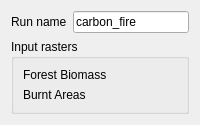
                            <widget class="QWidget" name="CARBON_FIRE_">
                              <layout class="QFormLayout" name="formLayout_12">
                                <item row="0" column="0">
                                  <widget class="QLabel" name="label_62">
                                    <property name="text">
                                      <string>Run name</string>
                                    </property>
                                  </widget>
                                </item>
                                <item row="0" column="1">
                                  <widget class="QLineEdit" name="run_name_">
                                    <property name="text">
                                      <string>carbon_fire</string>
                                    </property>
                                  </widget>
                                </item>
                                <item row="1" column="0" colspan="2">
                                  <widget class="QGroupBox" name="groupBox_6">
                                    <property name="title">
                                      <string>Input rasters</string>
                                    </property>
                                    <layout class="QGridLayout" name="gridLayout">
                                      <item row="0" column="0">
                                        <widget class="QLabel" name="label_82">
                                          <property name="text">
                                            <string>Forest Biomass</string>
                                          </property>
                                        </widget>
                                      </item>
                                      <item row="0" column="1">
                                        <widget class="QgsFileWidget" name="forest_biomass_">
                                          <property name="filter">
                                            <string>Geotiff (*.tiff *.tif);; All Files (*.*)</string>
                                          </property>
                                        </widget>
                                      </item>
                                      <item row="1" column="0">
                                        <widget class="QLabel" name="label_83">
                                          <property name="text">
                                            <string>Burnt Areas</string>
                                          </property>
                                        </widget>
                                      </item>
                                      <item row="1" column="1">
                                        <widget class="QgsFileWidget" name="burnt_areas_">
                                          <property name="filter">
                                            <string>Geotiff (*.tiff *.tif);; All Files (*.*)</string>
                                          </property>
                                        </widget>
                                      </item>
                                    </layout>
                                  </widget>
                                </item>
                              </layout>
                            </widget>
